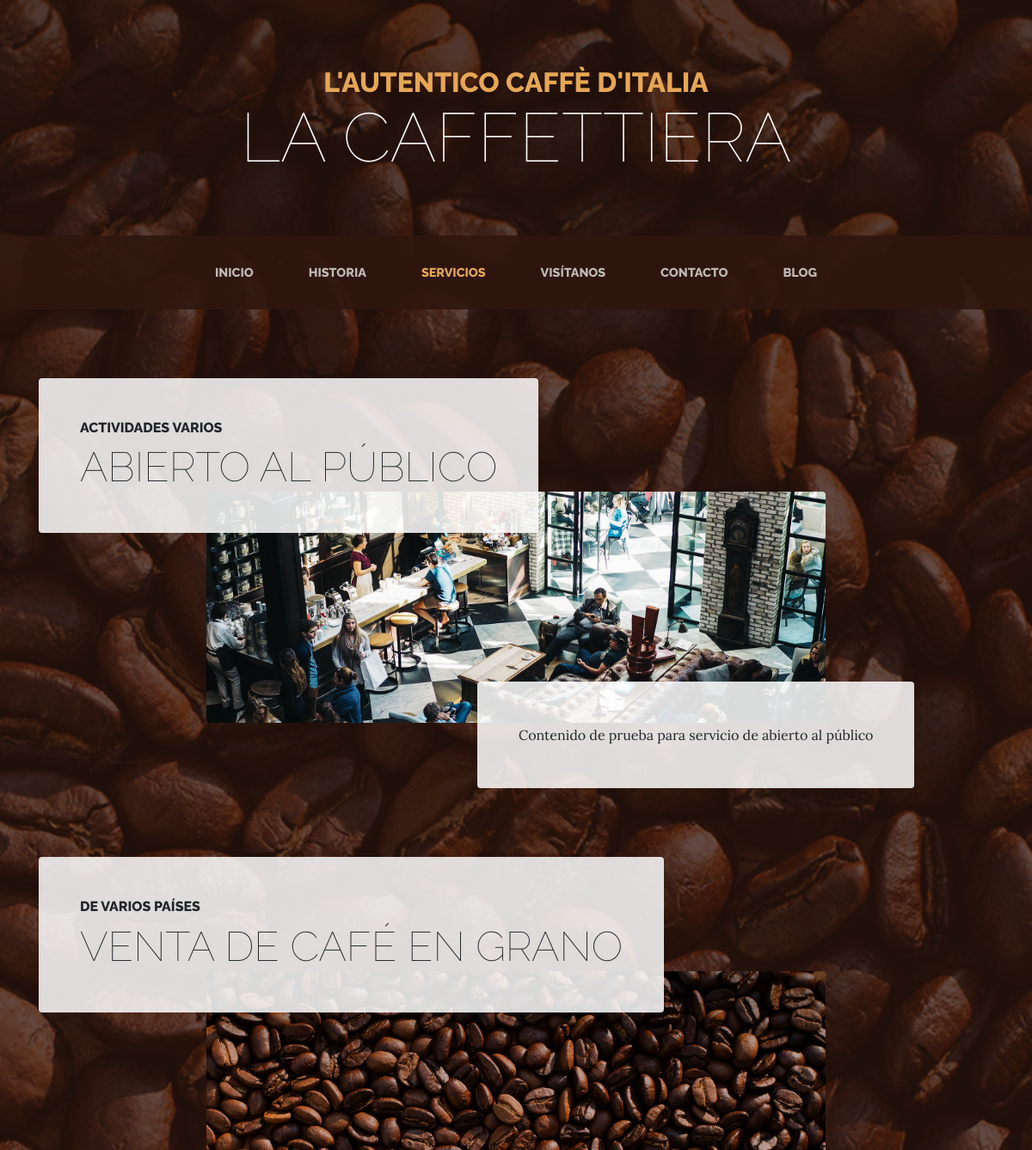
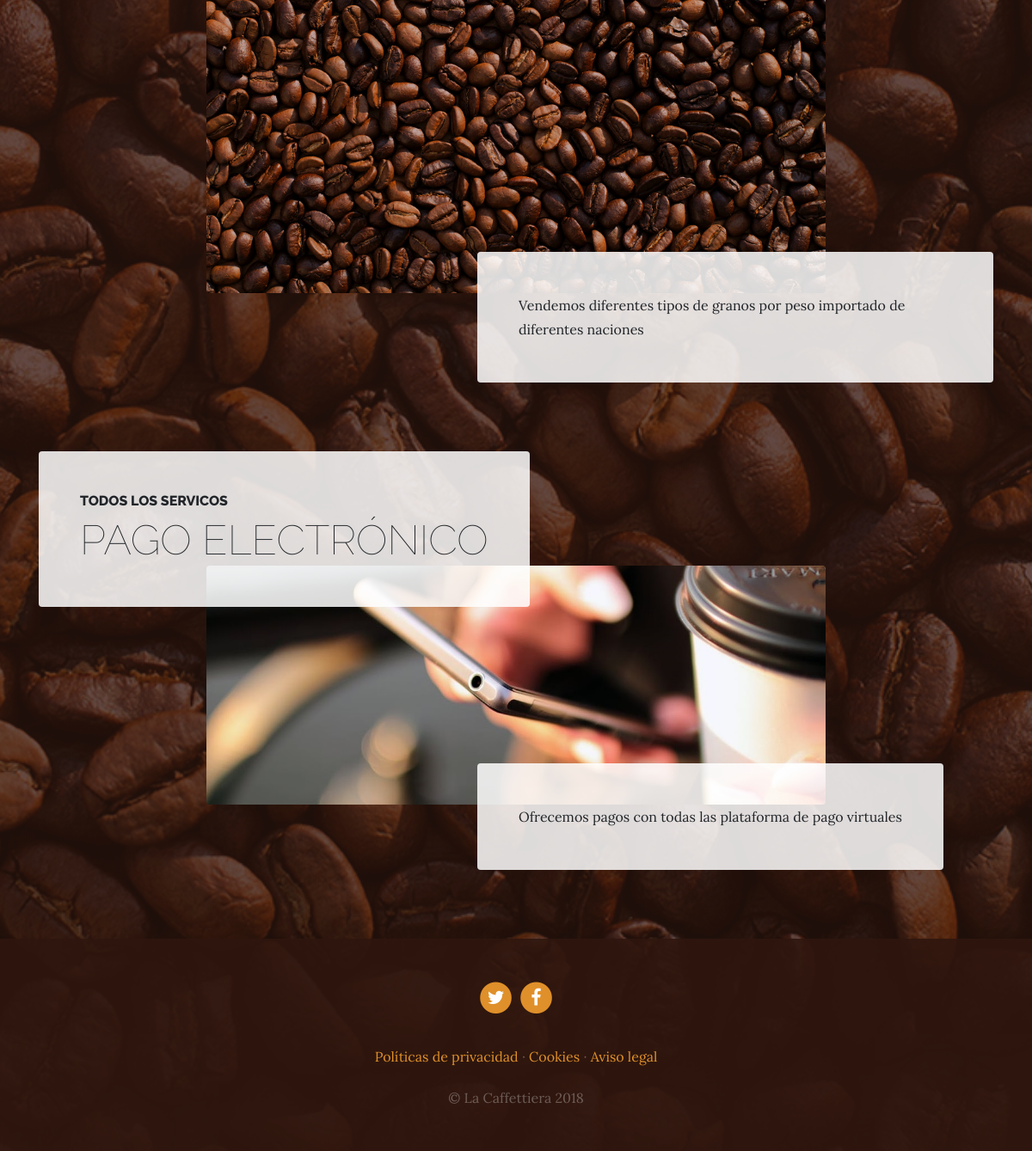
Page /services/ on the committed database (2 pictures, top to bottom).
### services/models.py (models this page shows, shortened)
class Service(models.Model):
    title   = models.CharField(max_length=200,verbose_name = "Título")
    subtitle = models.CharField(max_length=200,verbose_name = "Subtítulo")
    content  = models.TextField(max_length=200,verbose_name = "Contenido")
    image    = models.ImageField(verbose_name="Imágen", upload_to="services")
    created  = models.DateTimeField(auto_now_add=True, verbose_name="Fecha de creación")
    updated  = models.DateTimeField(auto_now=True, verbose_name="Fecha de edición")
    class Meta:
        verbose_name = "Servicio"
        verbose_name_plural = "Servicios"
        ordering = ['-created']

### pages/models.py (models this page shows, shortened)
class Page(models.Model):
    title = models.CharField(max_length=200,
        verbose_name="Título")
    content = RichTextField(
        verbose_name="Contenido")
    created = models.DateTimeField(auto_now_add=True,
        verbose_name="Fecha de creación")
    updated = models.DateTimeField(auto_now=True,
        verbose_name="Fecha de edición")
    order = models.SmallIntegerField(verbose_name="Orden", default=0)
    class Meta:
        verbose_name = "página"
        verbose_name_plural = "páginas"
        ordering = ['order','title']

### services/views.py (the view)
# urls.py: path('', views.services, name="services"),
def services(request):
    services = Service.objects.all()
    return render(request,"services/services.html", {'services' :services})

### pages/templatetags/pages_extras.py (called while the page is built)
@register.simple_tag
def get_page_list():
    pages = Page.objects.all()
    return pages

### social/processors.py (called while the page is built)
def ctx_dict(request):
    ctx = {}
    links = Link.objects.all()
    for link in links:
        ctx[link.key] = link.url
    return ctx

### services/templates/services/services.html (shortened to what this page needs)
{% extends 'core/base.html' %}
{% load static %}
{% block content %}
  {% for service in services reversed %}
    <section class="page-section">
      <div class="container">
        <div class="product-item">
          <div class="product-item-title d-flex">
            <div class="bg-faded p-5 d-flex mr-auto rounded">
              <h2 class="section-heading mb-0">
                <span class="section-heading-upper">{{ service.subtitle }}</span>
                <span class="section-heading-lower">{{ service.title }}</span>
              </h2>
            </div>
          </div>
          <img class="product-item-img mx-auto d-flex rounded img-fluid mb-3 mb-lg-0" src="{{service.image.url}}" alt="">
          <div class="product-item-description d-flex ml-auto">
            <div class="bg-faded p-5 rounded">
              <p class="mb-0">{{ service.content }}</p>
            </div>
          </div>
        </div>
      </div>
    </section>
  {% endfor %}
{% endblock %}

### core/templates/core/base.html (shortened to what this page needs)
<!DOCTYPE html>
<html lang="es">
  <head>
    {% load static %}
    <link href="{% static 'core/vendor/bootstrap/css/bootstrap.min.css' %}" rel="stylesheet">
    <link href="{% static 'core/vendor/font-awesome/css/font-awesome.min.css' %}" rel="stylesheet" type="text/css">
    <link href="{% static 'core/css/business-casual.css' %}" rel="stylesheet">
  </head>
  <body>
    <h1 class="site-heading text-center text-white d-none d-lg-block">
      <span class="site-heading-upper text-primary mb-3">L'autentico caffè d'italia</span>
      <span class="site-heading-lower">La Caffettiera</span>
    </h1>
    <nav class="navbar navbar-expand-lg navbar-dark py-lg-4" id="mainNav">
      <div class="container">
        <div class="collapse navbar-collapse" id="navbarResponsive">
          <ul class="navbar-nav mx-auto">
            <li class="nav-item  px-lg-4  {% if request.path == '/' or  request.path == '' or request.path == '/dashboard/'%}active{% endif %}">
              <a class="nav-link text-uppercase text-expanded" href="{% url 'home' %}">Inicio</a>
            </li>
            <li class="nav-item px-lg-4  {% if request.path == '/about/' %}active{% endif %}">
              <a class="nav-link text-uppercase text-expanded" href="{% url 'about' %}">Historia</a>
            </li>
            <li class="nav-item px-lg-4 {% if request.path == '/services/' %}active{% endif %}">
              <a class="nav-link text-uppercase text-expanded" href="{% url 'services' %}">Servicios</a>
            </li>
            <li class="nav-item px-lg-4 {% if request.path == '/store/' %}active{% endif %}">
              <a class="nav-link text-uppercase text-expanded" href="{% url 'store' %}">Visítanos</a>
            </li>
            <li class="nav-item px-lg-4 {% if request.path == '/contact/' %}active{% endif %}">
              <a class="nav-link text-uppercase text-expanded" href="{% url 'contact' %}">Contacto</a>
            </li>
            <li class="nav-item px-lg-4 {% if request.path|slice:":6" == '/blog/' %}active{% endif %}">
              <a class="nav-link text-uppercase text-expanded" href="{% url 'blog' %}">Blog</a>
            </li>
          </ul>
        </div>
      </div>
    </nav>
    {% block content %} {% endblock %}
    <footer class="footer text-faded text-center py-5">
      <div class="container">
        <p class="m-0">
          {% if LINK_X %}
	        <a href="{{LINK_X}}" class="link">
	          <span class="fa-stack fa-lg">
	            <i class="fa fa-circle fa-stack-2x"></i>
	            <i class="fa fa-twitter fa-stack-1x fa-inverse"></i>
	          </span>
	        </a>
          {% endif %}
          {% if LINK_FACEBOOK %}
	        <a href="{{LINK_FACEBOOK}}" class="link">
	          <span class="fa-stack fa-lg">
	            <i class="fa fa-circle fa-stack-2x"></i>
	            <i class="fa fa-facebook fa-stack-1x fa-inverse"></i>
	          </span>
	        </a>
           {% endif %}
	    </p>
        <p class="m-0 mbt">
        {% load pages_extras %}
        {% get_page_list as page_list %}
        {% for page in page_list %}
            <a href="{% url 'page' page.id %}" class="link">{{page.title}}</a>
            {% if not forloop.last %}·{% endif %}
        {% endfor %}
		</p>
        <p class="m-0 mbt1">&copy; La Caffettiera 2018</p>
      </div>
	</footer>
  </body>
</html>

### core/static/core/css/business-casual.css (style rules this page uses)
body { font-family: 'Lora'; background: linear-gradient(rgba(47, 23, 15, 0.65), rgba(47, 23, 15, 0.65)), url("../img/bg.jpg"); background-attachment: fixed; background-position: center; background-size: cover; }
h1, h2, h3, h4, h5, h6 { font-family: 'Raleway'; }
p { line-height: 1.75; }
.text-faded { color: rgba(255, 255, 255, 0.3); }
.site-heading { margin-top: 5rem; margin-bottom: 5rem; text-transform: uppercase; line-height: 1; font-family: 'Raleway'; }
.site-heading .site-heading-upper { display: block; font-size: 2rem; font-weight: 800; }
.site-heading .site-heading-lower { font-size: 5rem; font-weight: 100; line-height: 4rem; }
.page-section { margin-top: 5rem; margin-bottom: 5rem; }
.section-heading { text-transform: uppercase; }
.section-heading .section-heading-upper { display: block; font-size: 1rem; font-weight: 800; padding-bottom:.5rem; }
.section-heading .section-heading-lower { display: block; font-size: 3rem; font-weight: 100; }
.bg-faded { background-color: rgba(255, 255, 255, 0.85); }
#mainNav { background-color: rgba(47, 23, 15, 0.9); font-family: 'Raleway'; }
#mainNav .navbar-nav .nav-item .nav-link { color: rgba(255, 255, 255, 0.7); font-weight: 800; }
#mainNav .navbar-nav .nav-item.active .nav-link { color: #e6a756; }
@media (min-width: 992px) { #mainNav .navbar-nav .nav-item .nav-link { font-size: 0.9rem; } }
@media (min-width: 992px) { .product-item .product-item-title { position: relative; z-index: 1; margin-bottom: -3rem; } }
@media (min-width: 992px) { .product-item .product-item-img { position: relative; z-index: 0; max-width: 60vw; } }
@media (min-width: 992px) { .product-item .product-item-description { position: relative; z-index: 1; margin-top: -3rem; max-width: 50vw; } }
.footer { background-color: rgba(47, 23, 15, 0.9); }
.text-primary { color: #e6a756 !important; }
.mbt { padding-top: 2rem; }
.mbt1 { padding-top: 1.25rem; }
a.link { color: #df902a; }

### rows in the picture
Service: subtitle "ACTIVIDADES VARIOS", title "ABIERTO AL PÚBLICO", image (picture), content "Contenido de prueba para servicio de abierto al público"
Service: subtitle "DE VARIOS PAÍSES", title "VENTA DE CAFÉ EN GRANO", image (picture), content "Vendemos diferentes tipos de granos por peso importado de diferentes naciones"
Service: subtitle "TODOS LOS SERVICOS", title "PAGO ELECTRÓNICO", image (picture), content "Ofrecemos pagos con todas las plataforma de pago virtuales"
Page: title "Políticas de privacidad"
Page: title "Cookies"
Page: title "Aviso legal"
